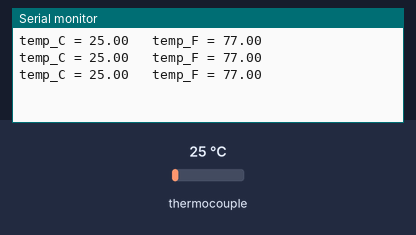
This sketch was run on a simulated Arduino Uno, built with avr-gcc and run on an emulated ATmega328P. Shown: the last lines printed to the serial monitor. Inputs (shaded band) come from the test bench; at power-on: thermocouple 25 °C.

Above: at 1.7 s.
1.8 s: thermocouple set to 6 °C
At 2.4 s:
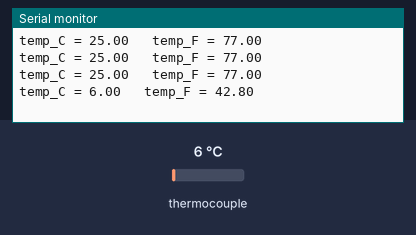
3.3 s: thermocouple set to 75 °C
At 3.9 s:
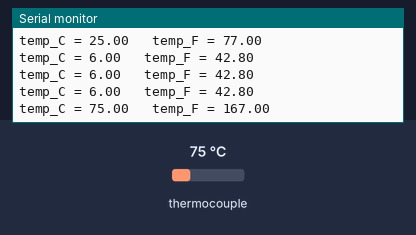
Timing chart, 0 to 6.3 s (numbered marks = the images above; inputs shaded):
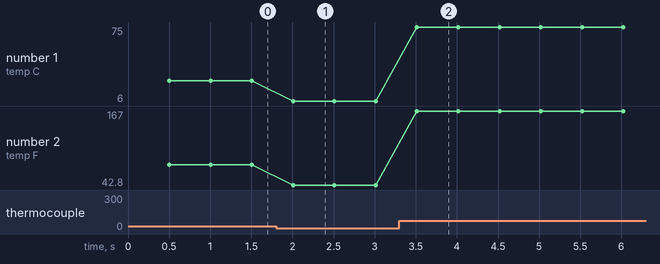

Measured:
- after the input at 1.8 s, the serial monitor: prints a new line after 0.21 s (image 1)
- after the input at 3.3 s, the serial monitor: prints a new line after 0.21 s (image 2)
- plotted number 1: 25 → 6 after the input at 1.8 s, 6 → 75 after the input at 3.3 s
- plotted number 2: 77 → 42.8 after the input at 1.8 s, 42.8 → 167 after the input at 3.3 s

The sketch:

sensorTermoParTesteOK.ino
```cpp
#include "max6675.h"

int CLK = 13;
int CS = 10;
int SO = 12;

MAX6675 temp_sensor(CLK, CS, SO);

void setup()
{
 Serial.begin(9600);
 delay(500);
}

void loop()
{
  float temp_C = temp_sensor.readCelsius();
  float temp_F = temp_sensor.readFahrenheit();

  Serial.print("temp_C = ");
  Serial.print(temp_C);

  Serial.print("   temp_F = ");
  Serial.println(temp_F);

  delay(500);
}
```
